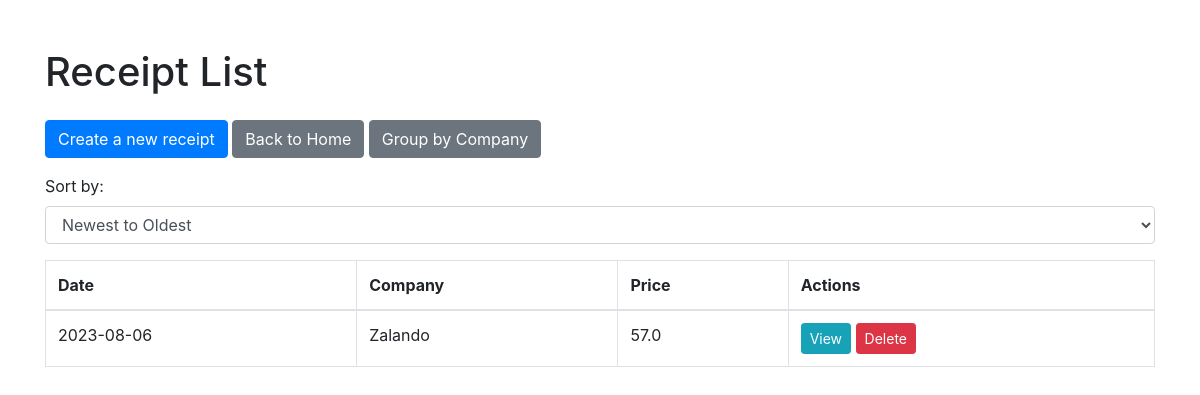
The app's page /receipts, older data.
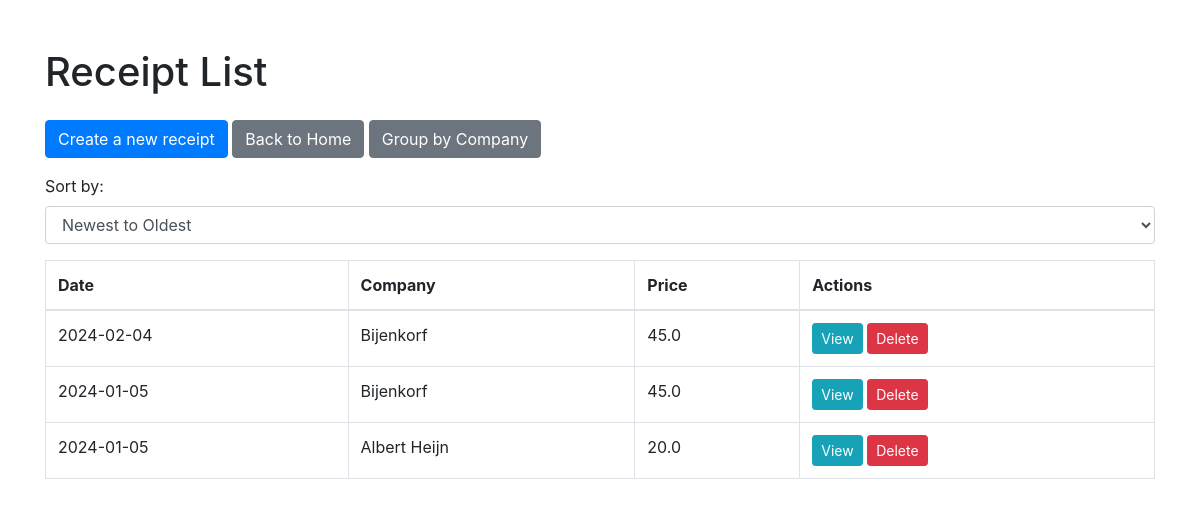
The same page, newer data.
### database.py (models this page shows)
class Receipt(db.Model):
    id = db.Column(db.Integer, primary_key=True)
    date = db.Column(db.String(50))
    company = db.Column(db.String(50))
    price = db.Column(db.Float)
    products = db.relationship('Product', backref='receipt', cascade="all, delete-orphan", lazy=True)

### app.py (the view)
@app.route('/receipts')
def receipt_list():
    sort_order = request.args.get('sort', 'new')
    if sort_order == 'old':
        receipts = db.session.execute(db.select(Receipt).order_by(Receipt.date.asc())).scalars()
    else:
        receipts = db.session.execute(db.select(Receipt).order_by(Receipt.date.desc())).scalars()
    return render_template('receipt/list.html', receipts=receipts, sort_order=sort_order)

### templates/receipt/list.html (shortened to what this page needs)
<!DOCTYPE html>
<html>
<head>
    <link href="https://stackpath.bootstrapcdn.com/bootstrap/4.5.2/css/bootstrap.min.css" rel="stylesheet">
</head>
<body>
    <div class="container mt-5">
        <h1 class="mb-4">Receipt List</h1>
        <a class="btn btn-primary mb-3" href="{{ url_for('receipt_create') }}">Create a new receipt</a>
        <a class="btn btn-secondary mb-3" href="{{ url_for('index') }}">Back to Home</a>
        <a class="btn btn-secondary mb-3" href="{{ url_for('group_by_company') }}">Group by Company</a>
        <div class="mb-3">
            <label for="sortOrder">Sort by:</label>
            <select id="sortOrder" class="form-control" onchange="sortReceipts(this.value)">
                <option value="new" {% if sort_order == 'new' %}selected{% endif %}>Newest to Oldest</option>
            </select>
        </div>
        <table class="table table-bordered">
            <thead>
                <tr>
                    <th>Date</th>
                    <th>Company</th>
                    <th>Price</th>
                    <th>Actions</th>
                </tr>
            </thead>
            <tbody>
                {% for receipt in receipts %}
                <tr>
                    <td>{{ receipt.date }}</td>
                    <td>{{ receipt.company }}</td>
                    <td>{{ receipt.price }}</td>
                    <td>
                        <a class="btn btn-info btn-sm" href="{{ url_for('receipt_detail', id=receipt.id) }}">View</a>
                        <a class="btn btn-danger btn-sm" href="{{ url_for('receipt_delete', id=receipt.id) }}">Delete</a>
                    </td>
                </tr>
                {% endfor %}
            </tbody>
        </table>
    </div>
</body>
</html>

Row changes from the older to the newer data that the page shows:
removed Receipt: date "2023-08-06", company "Zalando", price "57.0"
added Receipt: date "2024-02-04", company "Bijenkorf", price "45.0"
added Receipt: date "2024-01-05", company "Bijenkorf", price "45.0"
added Receipt: date "2024-01-05", company "Albert Heijn", price "20.0"
